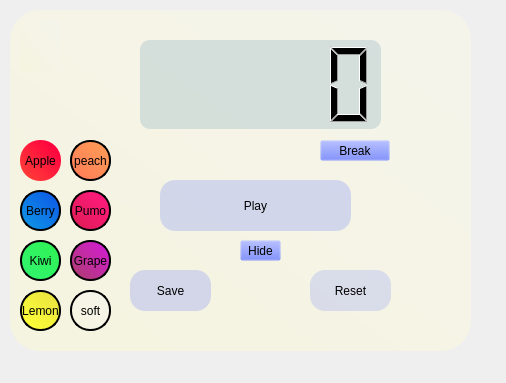
<?xml version="1.0" encoding="UTF-8"?>
<ui version="4.0">
 <class>Dialog</class>
 <widget class="QDialog" name="Dialog">
  <property name="geometry">
   <rect>
    <x>0</x>
    <y>0</y>
    <width>506</width>
    <height>383</height>
   </rect>
  </property>
  <property name="windowTitle">
   <string>Dialog</string>
  </property>
  <widget class="QPushButton" name="SaveButton">
   <property name="geometry">
    <rect>
     <x>130</x>
     <y>270</y>
     <width>81</width>
     <height>41</height>
    </rect>
   </property>
   <property name="styleSheet">
    <string notr="true">font: 15pt &quot;MS Shell Dlg 2&quot;;
background-color: rgba(66, 91, 255, 50);
border-radius: 15;</string>
   </property>
   <property name="text">
    <string>Save</string>
   </property>
  </widget>
  <widget class="QPushButton" name="Work">
   <property name="geometry">
    <rect>
     <x>310</x>
     <y>270</y>
     <width>81</width>
     <height>41</height>
    </rect>
   </property>
   <property name="styleSheet">
    <string notr="true">font: 15pt &quot;MS Shell Dlg 2&quot;;
background-color: rgba(66, 91, 255, 40);
border-radius: 15;</string>
   </property>
   <property name="text">
    <string>Reset</string>
   </property>
  </widget>
  <widget class="QLCDNumber" name="Clock">
   <property name="geometry">
    <rect>
     <x>140</x>
     <y>40</y>
     <width>241</width>
     <height>89</height>
    </rect>
   </property>
   <property name="styleSheet">
    <string notr="true">background-color: rgba(157, 188, 199, 95);
border-radius: 10;</string>
   </property>
  </widget>
  <widget class="QWidget" name="Background" native="true">
   <property name="geometry">
    <rect>
     <x>10</x>
     <y>10</y>
     <width>461</width>
     <height>341</height>
    </rect>
   </property>
   <property name="styleSheet">
    <string notr="true">background-color: qlineargradient(spread:pad, x1:0.057, y1:0.943182, x2:0.857955, y2:0.125, stop:0 rgba(245, 244, 224, 255), stop:1 rgba(245, 244, 234, 255));

border-radius: 30px
</string>
   </property>
   <widget class="QPushButton" name="pushButton_2">
    <property name="geometry">
     <rect>
      <x>10</x>
      <y>130</y>
      <width>41</width>
      <height>41</height>
     </rect>
    </property>
    <property name="styleSheet">
     <string notr="true">
background-color: qlineargradient(spread:pad, x1:0.057, y1:0.943182, x2:0.857955, y2:0.125, stop:0 rgba(255, 65, 55, 255), stop:1 rgba(255, 1, 63, 255));


border-radius : 20; border : 2px solid black
font 75 12pt &quot;MS Shell Dlg 2&quot;;</string>
    </property>
    <property name="text">
     <string>Apple</string>
    </property>
   </widget>
   <widget class="QPushButton" name="pushButton_5">
    <property name="geometry">
     <rect>
      <x>60</x>
      <y>130</y>
      <width>41</width>
      <height>41</height>
     </rect>
    </property>
    <property name="styleSheet">
     <string notr="true">background-color: qlineargradient(spread:pad, x1:0.057, y1:0.943182, x2:0.857955, y2:0.125, stop:0 rgba(255,124,87, 255), stop:1 rgba(255,154,87, 255));

border-radius : 20; border : 2px solid black;</string>
    </property>
    <property name="text">
     <string>peach</string>
    </property>
   </widget>
   <widget class="QPushButton" name="pushButton_6">
    <property name="geometry">
     <rect>
      <x>10</x>
      <y>180</y>
      <width>41</width>
      <height>41</height>
     </rect>
    </property>
    <property name="styleSheet">
     <string notr="true">background-color: qlineargradient(spread:pad, x1:0.057, y1:0.943182, x2:0.857955, y2:0.125, stop:0 rgba(14, 150, 230, 255), stop:1 rgba(14, 93, 230, 255));


border-radius : 20; border : 2px solid black</string>
    </property>
    <property name="text">
     <string>Berry</string>
    </property>
   </widget>
   <widget class="QPushButton" name="pushButton_7">
    <property name="geometry">
     <rect>
      <x>60</x>
      <y>180</y>
      <width>41</width>
      <height>41</height>
     </rect>
    </property>
    <property name="styleSheet">
     <string notr="true">background-color: qlineargradient(spread:pad, x1:0.057, y1:0.943182, x2:0.857955, y2:0.125, stop:0 rgba(222, 27, 85, 255), stop:1 rgba(255, 27, 125, 255));

border-radius : 20; border : 2px solid black</string>
    </property>
    <property name="text">
     <string>Pumo</string>
    </property>
   </widget>
   <widget class="QPushButton" name="pushButton_8">
    <property name="geometry">
     <rect>
      <x>10</x>
      <y>230</y>
      <width>41</width>
      <height>41</height>
     </rect>
    </property>
    <property name="styleSheet">
     <string notr="true">background-color: qlineargradient(spread:pad, x1:0.057, y1:0.943182, x2:0.857955, y2:0.125, stop:0 rgba(48, 243, 110, 255), stop:1 rgba(48, 243, 87, 255));


border-radius : 20; border : 2px solid black</string>
    </property>
    <property name="text">
     <string>Kiwi</string>
    </property>
   </widget>
   <widget class="QPushButton" name="pushButton_9">
    <property name="geometry">
     <rect>
      <x>60</x>
      <y>230</y>
      <width>41</width>
      <height>41</height>
     </rect>
    </property>
    <property name="styleSheet">
     <string notr="true">background-color: qlineargradient(spread:pad, x1:0.057, y1:0.943182, x2:0.857955, y2:0.125, stop:0 rgba(173, 61, 111, 255), stop:1 rgba(210, 30, 205, 255));

border-radius : 20; border : 2px solid black</string>
    </property>
    <property name="text">
     <string>Grape</string>
    </property>
   </widget>
   <widget class="QPushButton" name="pushButton_10">
    <property name="geometry">
     <rect>
      <x>10</x>
      <y>280</y>
      <width>41</width>
      <height>41</height>
     </rect>
    </property>
    <property name="styleSheet">
     <string notr="true">background-color: qlineargradient(spread:pad, x1:0.057, y1:0.943182, x2:0.857955, y2:0.125, stop:0 rgba(255, 255, 55, 255), stop:1 rgba(232, 225, 20, 200));


border-radius : 20; border : 2px solid black</string>
    </property>
    <property name="text">
     <string>Lemon</string>
    </property>
   </widget>
   <widget class="QPushButton" name="pushButton_11">
    <property name="geometry">
     <rect>
      <x>60</x>
      <y>280</y>
      <width>41</width>
      <height>41</height>
     </rect>
    </property>
    <property name="styleSheet">
     <string notr="true">background-color: qlineargradient(spread:pad, x1:0.057, y1:0.943182, x2:0.857955, y2:0.125, stop:0 rgba(245, 244, 224, 255), stop:1 rgba(245, 244, 234, 255));

border-radius : 20; border : 2px solid black</string>
    </property>
    <property name="text">
     <string>soft</string>
    </property>
   </widget>
   <widget class="QPushButton" name="pushButton_3">
    <property name="geometry">
     <rect>
      <x>10</x>
      <y>10</y>
      <width>41</width>
      <height>51</height>
     </rect>
    </property>
    <property name="autoFillBackground">
     <bool>false</bool>
    </property>
    <property name="styleSheet">
     <string notr="true">image: url(:/homeicon/Home-icon.png);
</string>
    </property>
    <property name="text">
     <string/>
    </property>
   </widget>
  </widget>
  <widget class="QToolButton" name="BreakTool">
   <property name="geometry">
    <rect>
     <x>320</x>
     <y>140</y>
     <width>70</width>
     <height>21</height>
    </rect>
   </property>
   <property name="styleSheet">
    <string notr="true">background-color: rgba(66, 91, 255, 0);
font: 18pt &quot;MS Shell Dlg 2&quot;;</string>
   </property>
   <property name="text">
    <string>Break</string>
   </property>
  </widget>
  <widget class="QToolButton" name="HideTool">
   <property name="geometry">
    <rect>
     <x>240</x>
     <y>240</y>
     <width>41</width>
     <height>21</height>
    </rect>
   </property>
   <property name="styleSheet">
    <string notr="true">background-color: rgba(66, 91, 255, 0);
font: 14pt &quot;MS Shell Dlg 2&quot;;</string>
   </property>
   <property name="text">
    <string>Hide</string>
   </property>
  </widget>
  <widget class="QPushButton" name="Play">
   <property name="geometry">
    <rect>
     <x>160</x>
     <y>180</y>
     <width>191</width>
     <height>51</height>
    </rect>
   </property>
   <property name="styleSheet">
    <string notr="true">font: 25pt &quot;MS Shell Dlg 2&quot;;
background-color: rgba(66, 91, 255, 50);
border-radius: 15;</string>
   </property>
   <property name="text">
    <string>Play</string>
   </property>
  </widget>
  <zorder>Background</zorder>
  <zorder>SaveButton</zorder>
  <zorder>Work</zorder>
  <zorder>Clock</zorder>
  <zorder>BreakTool</zorder>
  <zorder>HideTool</zorder>
  <zorder>Play</zorder>
 </widget>
 <resources>
  <include location="themeicons.qrc"/>
 </resources>
 <connections/>
</ui>
